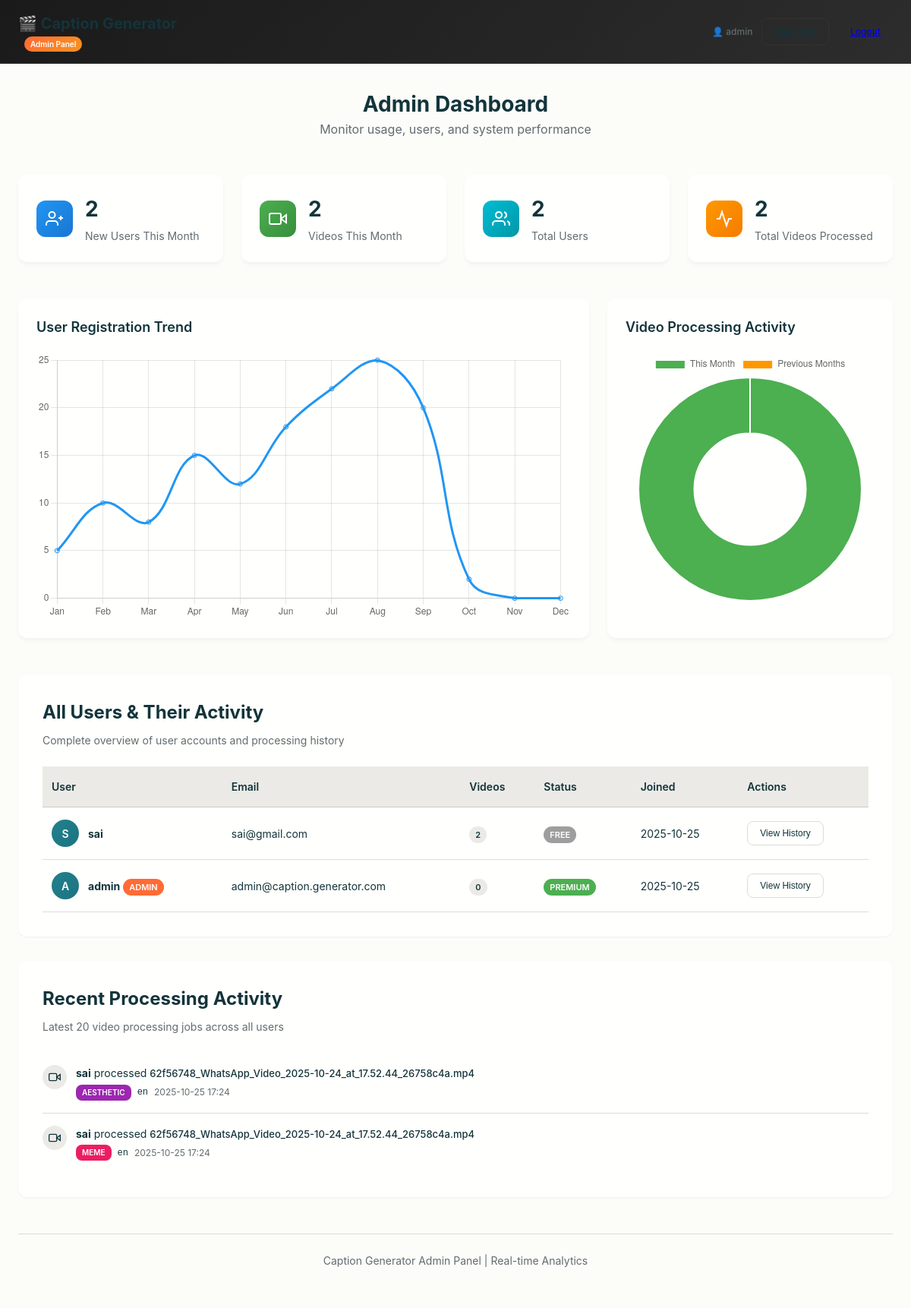
The page /admin (signed in) on the database its author committed.
### models.py (models this page shows, shortened)
class User(UserMixin, db.Model):
    __tablename__ = 'users'
    id = db.Column(db.Integer, primary_key=True)
    email = db.Column(db.String(120), unique=True, nullable=False, index=True)
    username = db.Column(db.String(80), unique=True, nullable=False)
    password_hash = db.Column(db.String(200), nullable=False)
    created_at = db.Column(db.DateTime, default=datetime.utcnow)
    is_premium = db.Column(db.Boolean, default=False)
    is_admin = db.Column(db.Boolean, default=False)
    videos = db.relationship('VideoProcessing', backref='user', lazy=True, cascade='all, delete-orphan')

class VideoProcessing(db.Model):
    __tablename__ = 'video_processing'
    id = db.Column(db.Integer, primary_key=True)
    user_id = db.Column(db.Integer, db.ForeignKey('users.id'), nullable=False)
    filename = db.Column(db.String(200), nullable=False)
    original_filename = db.Column(db.String(200), nullable=False)
    style = db.Column(db.String(50), nullable=False)
    language = db.Column(db.String(10), nullable=False)
    srt_filename = db.Column(db.String(200))
    processed_at = db.Column(db.DateTime, default=datetime.utcnow)
    duration = db.Column(db.Float)
    status = db.Column(db.String(20), default='completed')

### app.py (the view)
@app.route('/admin')
@login_required
def admin_dashboard():
    if not getattr(current_user, "is_admin", False):
        return "Unauthorized", 403
    users = User.query.order_by(User.created_at.desc()).all()
    all_videos = VideoProcessing.query.order_by(VideoProcessing.processed_at.desc()).all()
    total_videos = len(all_videos)
    total_users = len(users)
    now = datetime.utcnow()
    this_month = now.month
    this_year = now.year
    month_videos = [v for v in all_videos if v.processed_at.month == this_month and v.processed_at.year == this_year]
    month_users = [u for u in users if u.created_at.month == this_month and u.created_at.year == this_year]
    user_history = {user.id: [] for user in users}
    for video in all_videos:
        user_history[video.user_id].append(video)
    return render_template(
        "admin_dashboard.html",
        users=users,
        videos=all_videos,
        month_videos=month_videos,
        month_users=month_users,
        total_users=total_users,
        total_videos=total_videos,
        month_video_count=len(month_videos),
        month_new_users=len(month_users),
        user_history=user_history
    )

### templates/admin_dashboard.html (shortened to what this page needs)
<!DOCTYPE html>
<html lang="en">
<head>
    <link rel="stylesheet" href="{{ url_for('static', filename='css/style.css') }}">
    <link rel="stylesheet" href="{{ url_for('static', filename='css/animations.css') }}">
    <link rel="stylesheet" href="{{ url_for('static', filename='css/admin.css') }}">
</head>
<body>
    <nav class="navbar admin-navbar">
        <div class="navbar-container">
            <div class="navbar-brand">
                <h1>🎬 Caption Generator</h1>
                <span class="admin-badge">Admin Panel</span>
            </div>
            <div class="navbar-menu">
                <div class="user-info">
                    <span class="user-name">👤 {{ current_user.username }}</span>
                    <a href="{{ url_for('index') }}" class="btn btn--sm btn--outline">Main App</a>
                    <a href="{{ url_for('auth.logout') }}" class="btn btn--sm btn--secondary">Logout</a>
                </div>
            </div>
        </div>
    </nav>
    <div class="admin-container">
        <header class="admin-header fade-in">
            <h1>Admin Dashboard</h1>
            <p class="subtitle">Monitor usage, users, and system performance</p>
        </header>
        <section class="stats-grid fade-in">
            <div class="stat-card stat-card--primary">
                <div class="stat-icon">
                    <svg width="24" height="24" viewBox="0 0 24 24" fill="none" stroke="currentColor" stroke-width="2">
                        <path d="M16 21v-2a4 4 0 0 0-4-4H5a4 4 0 0 0-4 4v2"></path>
                        <circle cx="8.5" cy="7" r="4"></circle>
                        <line x1="20" y1="8" x2="20" y2="14"></line>
                        <line x1="23" y1="11" x2="17" y2="11"></line>
                    </svg>
                </div>
                <div class="stat-content">
                    <h3>{{ month_new_users }}</h3>
                    <p>New Users This Month</p>
                </div>
            </div>
            <div class="stat-card stat-card--success">
                <div class="stat-icon">
                    <svg width="24" height="24" viewBox="0 0 24 24" fill="none" stroke="currentColor" stroke-width="2">
                        <polygon points="23 7 16 12 23 17 23 7"></polygon>
                        <rect x="1" y="5" width="15" height="14" rx="2" ry="2"></rect>
                    </svg>
                </div>
                <div class="stat-content">
                    <h3>{{ month_video_count }}</h3>
                    <p>Videos This Month</p>
                </div>
            </div>
            <div class="stat-card stat-card--info">
                <div class="stat-icon">
                    <svg width="24" height="24" viewBox="0 0 24 24" fill="none" stroke="currentColor" stroke-width="2">
                        <path d="M17 21v-2a4 4 0 0 0-4-4H5a4 4 0 0 0-4 4v2"></path>
                        <circle cx="9" cy="7" r="4"></circle>
                        <path d="M23 21v-2a4 4 0 0 0-3-3.87"></path>
                        <path d="M16 3.13a4 4 0 0 1 0 7.75"></path>
                    </svg>
                </div>
                <div class="stat-content">
                    <h3>{{ total_users }}</h3>
                    <p>Total Users</p>
                </div>
            </div>
            <div class="stat-card stat-card--warning">
                <div class="stat-icon">
                    <svg width="24" height="24" viewBox="0 0 24 24" fill="none" stroke="currentColor" stroke-width="2">
                        <path d="M22 12h-4l-3 9L9 3l-3 9H2"></path>
                    </svg>
                </div>
                <div class="stat-content">
                    <h3>{{ total_videos }}</h3>
                    <p>Total Videos Processed</p>
                </div>
            </div>
        </section>
        <section class="charts-section fade-in">
            <div class="chart-container">
                <div class="chart-card">
                    <h3>User Registration Trend</h3>
                    <canvas id="userChart"></canvas>
                </div>
                <div class="chart-card">
                    <h3>Video Processing Activity</h3>
                    <canvas id="videoChart"></canvas>
                </div>
            </div>
        </section>
        <section class="admin-section fade-in">
            <div class="section-header">
                <h2>All Users & Their Activity</h2>
                <p>Complete overview of user accounts and processing history</p>
            </div>
            <div class="admin-table-container">
                <table class="admin-table">
                    <thead>
                        <tr>
                            <th>User</th>
                            <th>Email</th>
                            <th>Videos</th>
                            <th>Status</th>
                            <th>Joined</th>
                            <th>Actions</th>
                        </tr>
                    </thead>
                    <tbody>
                        {% for user in users %}
                        <tr class="user-row">
                            <td>
                                <div class="user-info-cell">
                                    <div class="user-avatar">{{ user.username[0].upper() }}</div>
                                    <div>
                                        <strong>{{ user.username }}</strong>
                                        {% if user.is_admin %}<span class="badge badge--admin">Admin</span>{% endif %}
                                    </div>
                                </div>
                            </td>
                            <td>{{ user.email }}</td>
                            <td><span class="badge badge--count">{{ user_history[user.id]|length }}</span></td>
                            <td>
                                {% if user.is_premium %}
                                    <span class="badge badge--premium">Premium</span>
                                {% else %}
                                    <span class="badge badge--free">Free</span>
                                {% endif %}
                            </td>
                            <td>{{ user.created_at.strftime("%Y-%m-%d") }}</td>
                            <td>
                                <button class="btn btn--sm btn--outline toggle-history" data-user-id="{{ user.id }}">
                                    View History
                                </button>
                            </td>
                        </tr>
                        {% endfor %}
                    </tbody>
                </table>
            </div>
        </section>
        <section class="admin-section fade-in">
            <div class="section-header">
                <h2>Recent Processing Activity</h2>
                <p>Latest 20 video processing jobs across all users</p>
            </div>
            <div class="activity-feed">
                {% for video in videos[:20] %}
                <div class="activity-item">
                    <div class="activity-icon">
                        <svg width="16" height="16" viewBox="0 0 24 24" fill="none" stroke="currentColor" stroke-width="2">
                            <polygon points="23 7 16 12 23 17 23 7"></polygon>
                            <rect x="1" y="5" width="15" height="14" rx="2" ry="2"></rect>
                        </svg>
                    </div>
                    <div class="activity-content">
                        <div class="activity-title">
                            <strong>{{ video.user.username }}</strong> processed
                            <span class="file-name">{{ video.original_filename }}</span>
                        </div>
                        <div class="activity-meta">
                            <span class="style-badge style-{{ video.style }}">{{ video.style }}</span>
                            <code>{{ video.language }}</code>
                            <span class="activity-time">{{ video.processed_at.strftime("%Y-%m-%d %H:%M") }}</span>
                        </div>
                    </div>
                </div>
                {% endfor %}
            </div>
        </section>
        <footer class="admin-footer">
            <p>Caption Generator Admin Panel | Real-time Analytics</p>
        </footer>
    </div>
    <script>
        // Toggle user history
        document.querySelectorAll('.toggle-history').forEach(btn => {
            btn.addEventListener('click', function() {
                const userId = this.dataset.userId;
                const historyRow = document.getElementById(`history-${userId}`);
                if (historyRow.style.display === 'none') {
                    historyRow.style.display = 'table-row';
                    this.textContent = 'Hide History';
                } else {
                    historyRow.style.display = 'none';
                    this.textContent = 'View History';
                }
            });
        });
        // Charts
        const userChartCtx = document.getElementById('userChart').getContext('2d');
        new Chart(userChartCtx, {
            type: 'line',
            data: {
                labels: ['Jan', 'Feb', 'Mar', 'Apr', 'May', 'Jun', 'Jul', 'Aug', 'Sep', 'Oct', 'Nov', 'Dec'],
                datasets: [{
                    label: 'New Users',
                    data: [5, 10, 8, 15, 12, 18, 22, 25, 20, {{ month_new_users }}, 0, 0],
                    borderColor: '#2196F3',
                    backgroundColor: 'rgba(33, 150, 243, 0.1)',
                    tension: 0.4
                }]
            },
            options: {
                responsive: true,
                plugins: {
                    legend: { display: false }
                }
            }
        });
        const videoChartCtx = document.getElementById('videoChart').getContext('2d');
        new Chart(videoChartCtx, {
            type: 'doughnut',
            data: {
                labels: ['This Month', 'Previous Months'],
                datasets: [{
                    data: [{{ month_video_count }}, {{ total_videos - month_video_count }}],
                    backgroundColor: ['#4CAF50', '#FF9800']
                }]
            },
            options: {
                responsive: true
            }
        });
    </script>
</body>
</html>

### rows shown on the page
User: username "admin", username "A", is_admin "ADMIN", email "admin@caption.generator.com", user_history "0", is_premium "PREMIUM", created_at "2025-10-25"
User: username "S", username "sai", email "sai@gmail.com", user_history "2", is_premium "FREE", created_at "2025-10-25"
VideoProcessing: user.username "sai", original_filename "62f56748_WhatsApp_Video_2025-10-24_at_17.52.44_26758c4a.mp4", style "AESTHETIC", language "en", processed_at "2025-10-25 17:24"
VideoProcessing: user.username "sai", original_filename "62f56748_WhatsApp_Video_2025-10-24_at_17.52.44_26758c4a.mp4", style "MEME", language "en", processed_at "2025-10-25 17:24"

### other values the page prints
{{ month_new_users }} "2"
{{ month_video_count }} "2"
{{ total_users }} "2"
{{ total_videos }} "2"
chart data {{ month_new_users }} 2
chart data {{ total_videos - month_video_count }} 0
